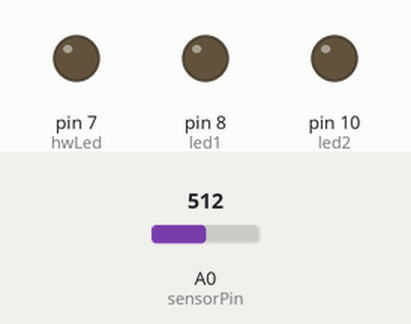
Recording of a sketch running on a simulated Arduino Uno, built with avr-gcc and run on an emulated ATmega328P. Shown: output pins drawn as LEDs (lit = HIGH). Inputs (shaded band) come from the test bench; at power-on: A0 (sensorPin) = 512. What the sketch prints to the serial monitor is not drawn.

Above: at 1.2 s.
1.3 s: A0 (sensorPin) set to 1012
2.8 s: A0 (sensorPin) set to 1023
At 4.0 s:
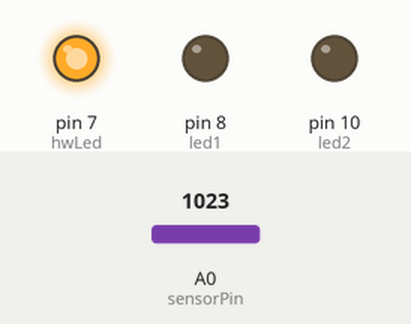
4.3 s: A0 (sensorPin) set to 900
At 5.3 s:
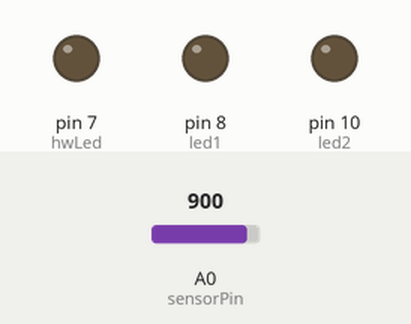
Timing chart, 0 to 7.3 s (numbered marks = the images above; inputs shaded):
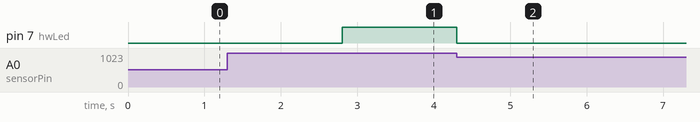

The sketch:

022319_sconce_v1.ino
```cpp
/* Key Sconce: Touch Sensor Test
 *  02/23/19
 *  Emily Lin
 */

int sensorPin = A0;
int led1 = 8;
int led2 = 10;
int hwLed = 7;

int touchState;

void setup() {
  Serial.begin(9600);
  pinMode(led1, OUTPUT);
  pinMode(led2, OUTPUT);
  pinMode(hwLed, OUTPUT);
}

void loop() {
  touchState = analogRead(sensorPin);

  // if sensorPin is pressed, turn on led1
  if (touchState == 1023){
    digitalWrite(hwLed, HIGH);
  } else {
    digitalWrite(hwLed, LOW);
  }

  Serial.println(touchState);
  Serial.println(led1);
  Serial.println(hwLed);
}
```

Measured:
- the behaviour switches between 1022 and 1023 on A0 (sensorPin) (found by bisection; images 0 and 1)
- after the input at 2.8 s, pin 7 (hwLed): LOW → HIGH at once
- after the input at 4.3 s, pin 7 (hwLed): HIGH → LOW at once
